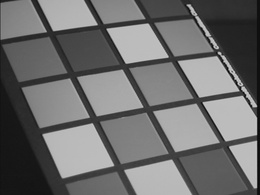
%> input picture assign1/data/img01.jpg, 260 x 195 px, shrunk from 640 x 480 before the run; its folder holds only this picture in this run
$ octave houghScript.m   (GNU Octave 9; MATLAB toolbox functions it lacks are replaced by stand-ins)
%> lines starting %> are read from the running program, lines starting %| are printed output that depends on the picture; in (x1, y1, x2, y2) boxes, pixels count from 0 and x2, y2 are one past the last pixel; in counts of white or black regions, pixels touching at a corner belong together; the program's own positions count from 1
### assign1/Matlab/myImageFilter.m
function [img1] = myImageFilter(img0, h)
[height, width] = size(img0);

img = zeros(height, width);
[m, n] = size(h);
hm = floor(m / 2);
hn = floor(n / 2);
paddingImg = zeros(2*hm+height, 2*hn+width);

%% construct the padding image
% construct the middle area
paddingImg(hm+1:hm+height, hn+1:hn+width) = img0;
% construct the top padding
for i = 1: hm
    paddingImg(i, hn+1:hn+width) = img0(1, :);
end
% construct the down padding
for i = hm+height+1: height+2*hm
    paddingImg(i, hn+1:hn+width) = img0(height, :);
end
% construct the left padding
for j = 1: hn
    paddingImg(:, j) = paddingImg(:, hn+1);
end
% construct the right padding
for j = hn+width+1: 2*hn+width
    paddingImg(:, j) = paddingImg(:, hn+width);
end

%% calculate convolution
sigmaRotate = zeros(m, n);
for i = 1: m
    sigmaRotate(i, :) = h(m-i+1, end:-1:1);
end

for i = 1: height
    for j = 1: width
        temp = paddingImg(i:i+m-1, j:j+n-1) .* sigmaRotate(1:end, 1:end);
        img(i, j) = sum(temp(:));
    end
end

img1 = img;
end

### assign1/Matlab/myEdgeFilter.m
function [img1] = myEdgeFilter(img0, sigma)
%Your implemention
img = img0;
% construct the gaussian filter
hsize = 2 * ceil(3 * sigma) + 1;
h = fspecial('gaussian', hsize, sigma);

imgBur = myImageFilter(img, h);
% subplot(311);
% imshow(imgBur);
sobel = [-0.5 0 0.5];
% sobery = fspecial('sobel');
% soberx = sobery';

imgx = myImageFilter(imgBur, sobel);
imgy = myImageFilter(imgBur, sobel');
Mimg = sqrt((imgx .^2) + (imgy .^ 2));
% subplot(211);
% imshow(Mimg);


%% non_maximum suppression
[height, width] = size(Mimg);
output = zeros(height, width);
gradientDect = atan(imgy ./ imgx) * 180/pi;
output(1, :) = Mimg(1, :);
output(height, :) = Mimg(height, :);
output(:, 1) = Mimg(:, 1);
output(:, width) = Mimg(:, width);
for i = 2: height-1
    for j = 2: width-1
        center = Mimg(i, j);
        if ((gradientDect(i, j) >= -22.5 && gradientDect(i, j) <= 22.5))
            leftSide = Mimg(i-1, j);
            rightSide = Mimg(i+1, j);
            if ((center - leftSide) > 0 &&  (center - rightSide) > 0)
                output(i, j) = center;
            else
                output(i, j) = 0;
            end
        elseif (gradientDect(i, j) >= 22.5 && gradientDect(i, j) <= 67.5)
            leftSide = Mimg(i+1, j-1);
            rightSide = Mimg(i-1, j+1);
            if ((center - leftSide) > 0 &&  (center - rightSide) > 0)
                output(i, j) = center;
            else
                output(i, j) = 0;
            end
        elseif (gradientDect(i, j) >= -67.5 && gradientDect(i, j) <= -22.5)
            leftSide = Mimg(i-1, j-1);
            rightSide = Mimg(i+1, j+1);
            if ((center - leftSide) > 0 &&  (center - rightSide) > 0)
                output(i, j) = center;
            else
                output(i, j) = 0;
            end
        else
            leftSide = Mimg(i-1, j);
            rightSide = Mimg(i+1, j);
            if ((center - leftSide) > 0 &&  (center - rightSide) > 0)
                output(i, j) = center;
            else
                output(i, j) = 0;
            end
        end
    end
end

img1 = output;
% subplot(212);
% imshow(img1);
end


### assign1/Matlab/myHoughTransform.m
function [H, rhoScale, thetaScale] = myHoughTransform(Im, threshold, rhoRes, thetaRes)
% Im - grayscale image
% threshold - threshold value that determines if the point should be
% voted as a line
% rhoRes - the resolution of hough transform accumulator for radius
% thetaRes - the resolution of hough transform accumulator for angular
% H - the accumulator for all possible lines
% rhoScale - interval for radius
% thetaScale - interval for angular
[h, w] = size(Im);
max_rho = sqrt(h.^2 + w.^2);
rholen = ceil(max_rho/rhoRes) + 1;
thetalen = ceil(2*pi/thetaRes) + 1;

H = zeros(rholen, thetalen);
rhoScale = 0: rhoRes: rholen*rhoRes;
thetaScale = 0: thetaRes: thetalen*thetaRes;

for x = 1: h
    for y = 1: w
        if Im(x, y) >= threshold
            for j = 1: thetalen
                theta = thetaScale(j);
                p = x * cos(theta) + y * sin(theta);
                if p >= 0
                    low = floor(p/rhoRes) + 1; % matrix starts at 1 in matlab
                    high = ceil(p/rhoRes) + 1;
                    if p - low*rhoRes >= high*rhoRes
                        i = high;
                    else
                        i = low;
                    end
                    H(i, j) = H(i, j) + 1;
                end
            end
        end
    end
end


end


### assign1/Matlab/myHoughLines.m
function [rhos, thetas] = myHoughLines(H, nLines)
%H - hough accumalator
%nLines - number of desired lines
%rhos - cooperate rhos for line
%thetsa - cooperate thetas for line

regmax = imregionalmax(H); % return binary matrix
Hmax = H .* regmax;


[~, sortInd] = sort(Hmax(:), 'descend');
maxInd = sortInd(1: nLines);
[rhos, thetas] = ind2sub(size(Hmax), maxInd);


end


### assign1/Matlab/houghScript.m
clear;

datadir     = '../data';    %the directory containing the images
resultsdir  = '../results'; %the directory for dumping results

%parameters
sigma     = 2;
threshold = 0.03;
rhoRes    = 1;
thetaRes  = pi/180;
nLines    = 50;
%end of parameters

imglist = dir(sprintf('%s/*.jpg', datadir));

for i = 1:numel(imglist)

    %read in images%
    [path, imgname, dummy] = fileparts(imglist(i).name);
    img = imread(sprintf('%s/%s', datadir, imglist(i).name));
%> img is the input picture: size 195x260 uint8; min 3, max 210, mean 109.7

    if (ndims(img) == 3)
        img = rgb2gray(img);
    end

    img = double(img) / 255;
%> img: size 195x260 double

    %actual Hough line code function calls%
    [Im] = myEdgeFilter(img, sigma);
%> after the loop in myImageFilter, `for i = 1: hm`: paddingImg: size 207x272 double; min 0, max 0.824, mean 0.397
%> after the loop in myImageFilter, `for i = hm+height+1: height+2*hm`: paddingImg: size 207x272 double; min 0, max 0.824, mean 0.407
%> after the loop in myImageFilter, `for j = 1: hn`:
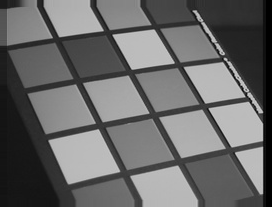
%> paddingImg: size 207x272 double; min 0, max 0.824, mean 0.41
%> after the loop in myImageFilter, `for j = hn+width+1: 2*hn+width`: paddingImg: size 207x272 double; 2.21% of pixels changed, all inside (x1, y1, x2, y2) = (266, 0, 272, 207)
%> after the loop in myImageFilter (call 2), `for j = 1: hn`: paddingImg: size 195x262 double; min 0, max 0.74, mean 0.427; mean of the top-left, top-right, bottom-left and bottom-right quarters 0.424, 0.393, 0.378, 0.514
%> after the loop in myImageFilter (call 2), `for j = hn+width+1: 2*hn+width`: paddingImg: size 195x262 double; min 0.066, max 0.74, mean 0.428
%> call 3 of myImageFilter, with h = [-0.5; 0; 0.5]
%> after the loop in myImageFilter (call 3), `for i = 1: hm`: paddingImg: size 197x260 double; min 0, max 0.74, mean 0.428
%> after the loop in myImageFilter (call 3), `for i = hm+height+1: height+2*hm`:
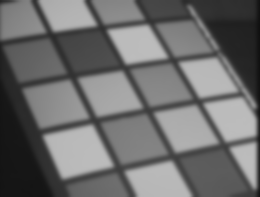
%> paddingImg: size 197x260 double; min 0.066, max 0.74, mean 0.429
%> after the loop in myImageFilter (call 3), `for i = 1: height`:
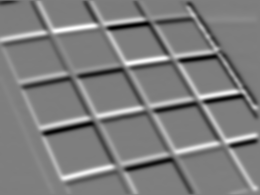
%> img: size 195x260 double; min -0.0977, max 0.0992, mean 6.7e-06; drawn with min black and max white
%> in myEdgeFilter, `output(height, :) = Mimg(height, :);`: output: size 195x260 double; min 0, max 0.0939, mean 9.45e-05
%> in myEdgeFilter, `output(:, 1) = Mimg(:, 1);`: output: size 195x260 double; min 0, max 0.0939, mean 0.000121
%> in myEdgeFilter, `output(:, width) = Mimg(:, width);`: output: size 195x260 double; min 0, max 0.0939, mean 0.000198
%> after the loop in myEdgeFilter, `for i = 2: height-1`:
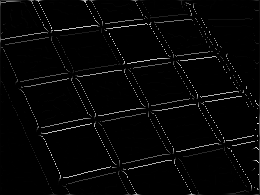
%> output: size 195x260 double; min 0, max 0.128, mean 0.00306; drawn with min black and max white
%> after the loop in myEdgeFilter, `for i = 2: height-1`: leftSide = 0.031; rightSide = 0.029
    [H,rhoScale,thetaScale] = myHoughTransform(Im, threshold, rhoRes, thetaRes);
%> after the loop in myHoughTransform, `for x = 1: h`:
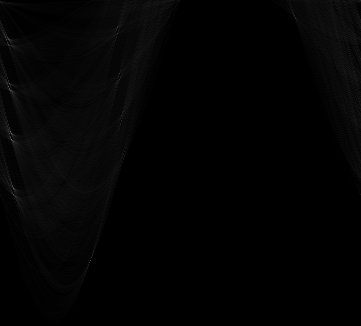
%> H: size 326x361 double; min 0, max 119, mean 3.2
%> after the loop in myHoughTransform, `for x = 1: h`: high = 196; i = 195; theta = 6.28
%> rhoScale = 327 values from 0 to 326; thetaScale = 362 values from 0 to 6.3
    [rhos, thetas] = myHoughLines(H, nLines);
%> in myHoughLines, `regmax = imregionalmax(H);`:
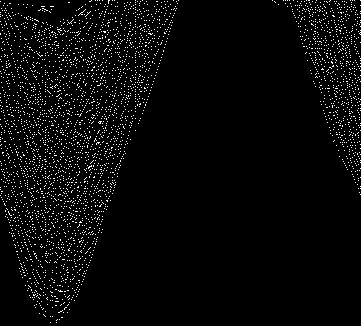
%> regmax: size 326x361 logical; 3.6% white in thin lines or dots
%> in myHoughLines, `maxInd = sortInd(1: nLines);`: maxInd = 50 values, max 117361 at index 45, min 2 at index 42, mean 17072.7
%> in myHoughLines, `[rhos, thetas] = ind2sub(size(Hmax), maxInd);`: rhos = 50 values, max 263 at index 21, min 1 at index 45, mean 107.6; thetas = 50 values, max 361 at index 45, min 1 at index 42, mean 53.04
    lines = houghlines(Im>threshold, 180*(thetaScale/pi), rhoScale, [rhos,thetas],'FillGap',5,'MinLength',10);
%> lines = empty struct

    %everything below here just saves the outputs to files%
    fname = sprintf('%s/%s_01edge.png', resultsdir, imgname);
    imwrite(sqrt(Im/max(Im(:))), fname);
    fname = sprintf('%s/%s_02threshold.png', resultsdir, imgname);
    imwrite(Im > threshold, fname);
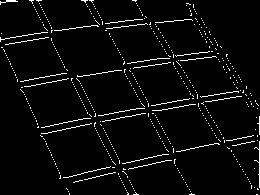
%> saved as img01_02threshold.png: size 195x260 logical; 4% white in thin lines or dots
    fname = sprintf('%s/%s_03hough.png', resultsdir, imgname);
    imwrite(H/max(H(:)), fname);
    fname = sprintf('%s/%s_04lines.png', resultsdir, imgname);

    img2 = img;
    for j=1:numel(lines)
       img2 = drawLine(img2, lines(j).point1, lines(j).point2);
    end
%> this loop made 0 passes
    imwrite(img2, fname);
end
